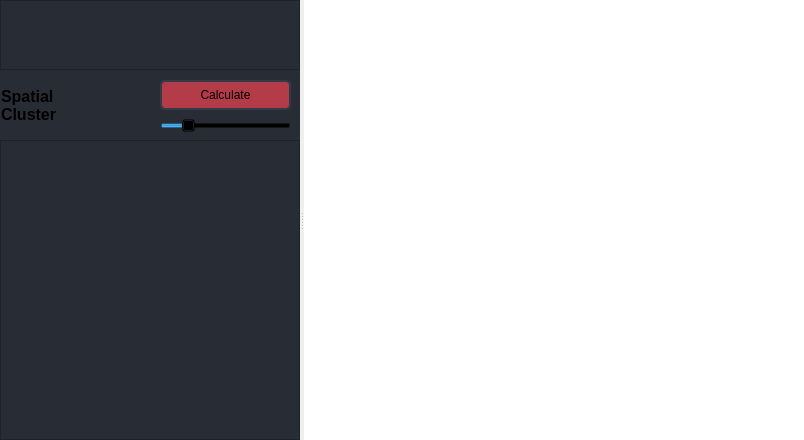
                  <widget class="QSplitter" name="splitter_gis">
                   <property name="orientation">
                    <enum>Qt::Orientation::Horizontal</enum>
                   </property>
                   <property name="childrenCollapsible">
                    <bool>false</bool>
                   </property>
                   <widget class="QFrame" name="frame_gis_object_list">
                    <property name="enabled">
                     <bool>true</bool>
                    </property>
                    <property name="sizePolicy">
                     <sizepolicy hsizetype="Preferred" vsizetype="Preferred">
                      <horstretch>0</horstretch>
                      <verstretch>0</verstretch>
                     </sizepolicy>
                    </property>
                    <property name="minimumSize">
                     <size>
                      <width>300</width>
                      <height>0</height>
                     </size>
                    </property>
                    <property name="maximumSize">
                     <size>
                      <width>16777215</width>
                      <height>16777215</height>
                     </size>
                    </property>
                    <property name="styleSheet">
                     <string notr="true">background-color: rgb(40, 44, 52);</string>
                    </property>
                    <property name="frameShape">
                     <enum>QFrame::Shape::NoFrame</enum>
                    </property>
                    <property name="frameShadow">
                     <enum>QFrame::Shadow::Raised</enum>
                    </property>
                    <layout class="QVBoxLayout" name="verticalLayout_14">
                     <property name="spacing">
                      <number>0</number>
                     </property>
                     <property name="leftMargin">
                      <number>0</number>
                     </property>
                     <property name="topMargin">
                      <number>0</number>
                     </property>
                     <property name="rightMargin">
                      <number>0</number>
                     </property>
                     <property name="bottomMargin">
                      <number>0</number>
                     </property>
                     <item>
                      <widget class="ImageTreeView" name="gis_image_panel">
                       <property name="sizePolicy">
                        <sizepolicy hsizetype="Expanding" vsizetype="Expanding">
                         <horstretch>0</horstretch>
                         <verstretch>2</verstretch>
                        </sizepolicy>
                       </property>
                       <property name="styleSheet">
                        <string notr="true">QHeaderView::section { background-color:rgb(98, 103, 111) }

QTreeView{alternate-background-color: #222222; background: transparent;}

QTreeView::branch:has-children:!has-siblings:closed,
QTreeView::branch:closed:has-children:has-siblings {
        border-image: none;
        image: url(:/icons/icons/ico-size-grip.png);
}

QTreeView::branch:open:has-children:!has-siblings,
QTreeView::branch:open:has-children:has-siblings  {
        border-image: none;
        image:url(:/icons/icons/circle.svg);
}
QToolTip {
	color: white;
	background-color: black;
	border: 1px solid rgb(40, 40, 40);
	border-radius: 2px;
};</string>
                       </property>
                       <property name="frameShape">
                        <enum>QFrame::Shape::StyledPanel</enum>
                       </property>
                       <property name="frameShadow">
                        <enum>QFrame::Shadow::Plain</enum>
                       </property>
                       <property name="lineWidth">
                        <number>1</number>
                       </property>
                       <property name="midLineWidth">
                        <number>0</number>
                       </property>
                       <property name="editTriggers">
                        <set>QAbstractItemView::EditTrigger::NoEditTriggers</set>
                       </property>
                       <property name="showDropIndicator" stdset="0">
                        <bool>true</bool>
                       </property>
                       <property name="alternatingRowColors">
                        <bool>false</bool>
                       </property>
                       <property name="selectionMode">
                        <enum>QAbstractItemView::SelectionMode::ExtendedSelection</enum>
                       </property>
                       <property name="selectionBehavior">
                        <enum>QAbstractItemView::SelectionBehavior::SelectRows</enum>
                       </property>
                       <property name="rootIsDecorated">
                        <bool>true</bool>
                       </property>
                       <property name="sortingEnabled">
                        <bool>true</bool>
                       </property>
                       <attribute name="headerCascadingSectionResizes">
                        <bool>true</bool>
                       </attribute>
                       <attribute name="headerStretchLastSection">
                        <bool>false</bool>
                       </attribute>
                      </widget>
                     </item>
                     <item>
                      <widget class="QFrame" name="frame_36">
                       <property name="minimumSize">
                        <size>
                         <width>0</width>
                         <height>70</height>
                        </size>
                       </property>
                       <property name="frameShape">
                        <enum>QFrame::Shape::NoFrame</enum>
                       </property>
                       <property name="frameShadow">
                        <enum>QFrame::Shadow::Raised</enum>
                       </property>
                       <widget class="QLabel" name="label_25">
                        <property name="geometry">
                         <rect>
                          <x>1</x>
                          <y>10</y>
                          <width>61</width>
                          <height>51</height>
                         </rect>
                        </property>
                        <property name="font">
                         <font>
                          <pointsize>12</pointsize>
                          <bold>true</bold>
                         </font>
                        </property>
                        <property name="text">
                         <string notr="true">Spatial
Cluster</string>
                        </property>
                       </widget>
                       <widget class="QPushButton" name="gis_btn_calc_group_area">
                        <property name="geometry">
                         <rect>
                          <x>160</x>
                          <y>10</y>
                          <width>131</width>
                          <height>30</height>
                         </rect>
                        </property>
                        <property name="minimumSize">
                         <size>
                          <width>0</width>
                          <height>30</height>
                         </size>
                        </property>
                        <property name="styleSheet">
                         <string notr="true">QPushButton {
	border: 2px solid rgb(52, 59, 72);
	border-radius: 5px;	
	background-color: rgb(180, 59, 72);
}
QPushButton:hover {
	background-color: rgb(200, 65, 80);
	border: 2px solid rgb(61, 70, 86);
}
QPushButton:pressed {	
	background-color: rgb(35, 40, 49);
	border: 2px solid rgb(43, 50, 61);
}</string>
                        </property>
                        <property name="text">
                         <string notr="true">Calculate</string>
                        </property>
                       </widget>
                       <widget class="QSlider" name="gis_slider_area_distance">
                        <property name="geometry">
                         <rect>
                          <x>160</x>
                          <y>45</y>
                          <width>131</width>
                          <height>21</height>
                         </rect>
                        </property>
                        <property name="styleSheet">
                         <string notr="true">background-color: transparent;</string>
                        </property>
                        <property name="minimum">
                         <number>2</number>
                        </property>
                        <property name="maximum">
                         <number>100</number>
                        </property>
                        <property name="singleStep">
                         <number>2</number>
                        </property>
                        <property name="pageStep">
                         <number>100</number>
                        </property>
                        <property name="value">
                         <number>20</number>
                        </property>
                        <property name="tracking">
                         <bool>false</bool>
                        </property>
                        <property name="orientation">
                         <enum>Qt::Orientation::Horizontal</enum>
                        </property>
                        <property name="invertedAppearance">
                         <bool>false</bool>
                        </property>
                        <property name="invertedControls">
                         <bool>false</bool>
                        </property>
                        <property name="tickPosition">
                         <enum>QSlider::TickPosition::NoTicks</enum>
                        </property>
                        <property name="tickInterval">
                         <number>50</number>
                        </property>
                       </widget>
                       <widget class="QFrame" name="frame">
                        <property name="geometry">
                         <rect>
                          <x>60</x>
                          <y>10</y>
                          <width>91</width>
                          <height>51</height>
                         </rect>
                        </property>
                        <property name="frameShape">
                         <enum>QFrame::Shape::NoFrame</enum>
                        </property>
                        <property name="frameShadow">
                         <enum>QFrame::Shadow::Raised</enum>
                        </property>
                        <layout class="QHBoxLayout" name="horizontalLayout_14">
                         <property name="spacing">
                          <number>0</number>
                         </property>
                         <property name="leftMargin">
                          <number>0</number>
                         </property>
                         <property name="topMargin">
                          <number>0</number>
                         </property>
                         <property name="rightMargin">
                          <number>0</number>
                         </property>
                         <property name="bottomMargin">
                          <number>0</number>
                         </property>
                         <item>
                          <widget class="QtWaitingSpinner" name="gis_group_waiting_spinner" native="true">
                           <property name="minimumSize">
                            <size>
                             <width>50</width>
                             <height>50</height>
                            </size>
                           </property>
                           <property name="baseSize">
                            <size>
                             <width>0</width>
                             <height>0</height>
                            </size>
                           </property>
                          </widget>
                         </item>
                        </layout>
                       </widget>
                      </widget>
                     </item>
                     <item>
                      <widget class="QTableView" name="gis_group_area_panel">
                       <property name="minimumSize">
                        <size>
                         <width>0</width>
                         <height>300</height>
                        </size>
                       </property>
                       <property name="maximumSize">
                        <size>
                         <width>16777215</width>
                         <height>500</height>
                        </size>
                       </property>
                       <property name="styleSheet">
                        <string notr="true">QHeaderView::section { background-color:rgb(98, 103, 111) }
</string>
                       </property>
                       <property name="frameShape">
                        <enum>QFrame::Shape::StyledPanel</enum>
                       </property>
                       <property name="frameShadow">
                        <enum>QFrame::Shadow::Sunken</enum>
                       </property>
                       <property name="lineWidth">
                        <number>1</number>
                       </property>
                       <property name="editTriggers">
                        <set>QAbstractItemView::EditTrigger::DoubleClicked</set>
                       </property>
                       <property name="selectionMode">
                        <enum>QAbstractItemView::SelectionMode::NoSelection</enum>
                       </property>
                       <property name="selectionBehavior">
                        <enum>QAbstractItemView::SelectionBehavior::SelectRows</enum>
                       </property>
                       <property name="showGrid">
                        <bool>false</bool>
                       </property>
                       <attribute name="horizontalHeaderStretchLastSection">
                        <bool>true</bool>
                       </attribute>
                       <attribute name="verticalHeaderVisible">
                        <bool>false</bool>
                       </attribute>
                      </widget>
                     </item>
                    </layout>
                   </widget>
                   <widget class="GISView" name="gis_view">
                    <property name="sizePolicy">
                     <sizepolicy hsizetype="Expanding" vsizetype="Preferred">
                      <horstretch>0</horstretch>
                      <verstretch>0</verstretch>
                     </sizepolicy>
                    </property>
                    <property name="minimumSize">
                     <size>
                      <width>500</width>
                      <height>0</height>
                     </size>
                    </property>
                    <property name="focusPolicy">
                     <enum>Qt::FocusPolicy::NoFocus</enum>
                    </property>
                    <property name="frameShape">
                     <enum>QFrame::Shape::NoFrame</enum>
                    </property>
                    <property name="lineWidth">
                     <number>1</number>
                    </property>
                   </widget>
                  </widget>
